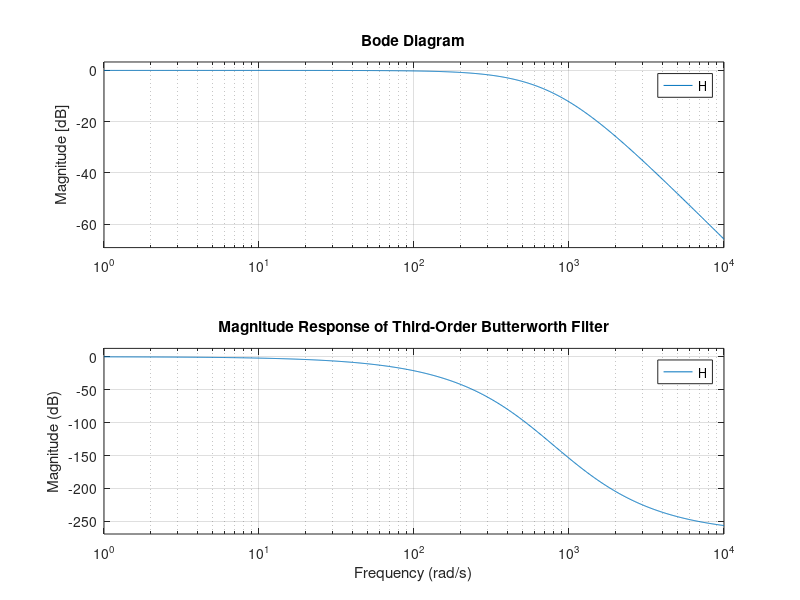

MATLAB code to generate this figure:
% install Control System Toolbox first
% freq
f1 = 700;
f2 = 4 * (10^4);
% Define the cutoff frequency (choose within the range of f1 and f2)
wc = 800; 

% Create the transfer function
num = 1;
den = [1/wc^3, 3/wc^2, 3/wc, 1];
H = tf(num, den);

% Plot the magnitude response
w = logspace(0, 4, 1000); % Frequency range
bode(H, w);
grid on;
title('Magnitude Response of Third-Order Butterworth Filter');
xlabel('Frequency (rad/s)');
ylabel('Magnitude (dB)');


%% creidits
% https://www.youtube.com/watch?v=dmzikG1jZpU
% 
